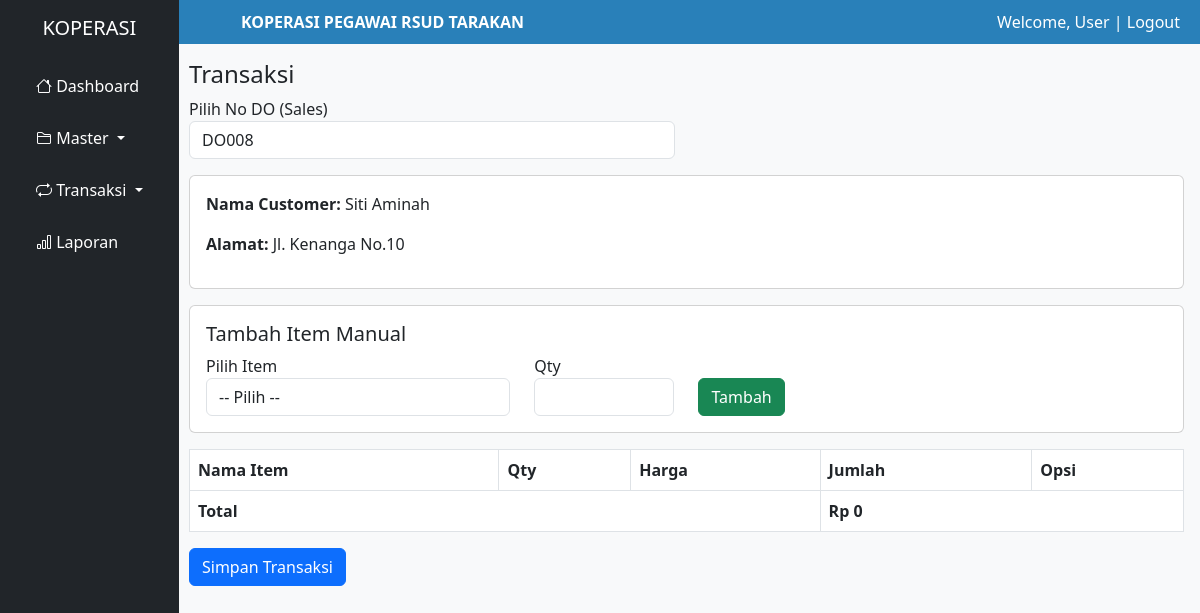
/transaksi.php?id_sales=11, run on the app's committed database.
### tables this page shows
CREATE TABLE `sales` (
  `id_sales` int NOT NULL,
  `tgl_sales` date DEFAULT NULL,
  `id_customer` int DEFAULT NULL,
  `do_number` varchar(50) DEFAULT NULL,
  `status` varchar(20) DEFAULT NULL
);

CREATE TABLE `customer` (
  `id_customer` int NOT NULL,
  `nama_customer` varchar(100) DEFAULT NULL,
  `alamat` text,
  `telp` varchar(20) DEFAULT NULL,
  `fax` varchar(20) DEFAULT NULL,
  `email` varchar(100) DEFAULT NULL
);

### transaksi.php (the view, shortened to what this page needs)
<?php
include 'templates/header.php';
include 'templates/sidebar.php';
include 'db.php';
$id_sales = $_GET['id_sales'] ?? '';
$customer = null;
if ($id_sales) {
    $result = mysqli_query($koneksi, "SELECT s.*, c.nama_customer, c.alamat
        FROM sales s
        JOIN customer c ON s.id_customer = c.id_customer
        WHERE s.id_sales = $id_sales");
    if ($result && mysqli_num_rows($result)) {
        $customer = mysqli_fetch_assoc($result);
    }
}
?>
<div class="flex-grow-1" style="margin-left: 173px;">
    <?php include "templates/header_dash.php"; ?>
    <div class="content-wrapper ms-3 mt-3 me-3">
        <h4>Transaksi</h4>
        <form method="get" class="mb-3">
            <div class="row">
                <div class="col-md-6">
                    <label>Pilih No DO (Sales)</label>
                    <select name="id_sales" class="form-control" onchange="this.form.submit()" required>
                        <?php
                        $sales = mysqli_query($koneksi, "SELECT * FROM sales");
                        while ($row = mysqli_fetch_assoc($sales)) {
                            $selected = $row['id_sales'] == $id_sales ? 'selected' : '';
                            echo "<option value='{$row['id_sales']}' $selected>{$row['do_number']}</option>";
                        }
                        ?>
                    </select>
                </div>
            </div>
        </form>
        <?php if ($customer): ?>
            <div class="card card-body mb-3">
                <p><strong>Nama Customer:</strong> <?= $customer['nama_customer'] ?></p>
                <p><strong>Alamat:</strong> <?= $customer['alamat'] ?></p>
            </div>
            <div class="card card-body mb-3">
                <h5>Tambah Item Manual</h5>
                <form method="post">
                    <div class="row">
                        <div class="col-md-4">
                            <label>Pilih Item</label>
                            <select name="id_item" class="form-control" required>
                                <option value="">-- Pilih --</option>
                            </select>
                        </div>
                        <div class="col-md-2">
                            <label>Qty</label>
                            <input type="number" name="quantity" class="form-control" required>
                        </div>
                        <div class="col-md-2 mt-4">
                            <button type="submit" name="tambah_item" class="btn btn-success">Tambah</button>
                        </div>
                    </div>
                </form>
            </div>
            <form method="post">
                <table class="table table-bordered">
                    <thead>
                        <tr>
                            <th>Nama Item</th>
                            <th>Qty</th>
                            <th>Harga</th>
                            <th>Jumlah</th>
                            <th>Opsi</th>
                        </tr>
                    </thead>
                    <tbody>
                        <?php
                        $total = 0;
                        ?>
                        <tr>
                            <td colspan="3"><strong>Total</strong></td>
                            <td colspan="2"><strong>Rp <?= number_format($total, 0, ',', '.') ?></strong></td>
                        </tr>
                    </tbody>
                </table>
                <button type="submit" name="simpan" class="btn btn-primary">Simpan Transaksi</button>
            </form>
        <?php endif; ?>
    </div>
</div>
<?php include 'templates/footer.php'; ?>

### templates/header.php (style rules this page uses)
body { font-family: 'Segoe UI', sans-serif; background-color: #f8f9fa; }

### data on the page
sales: id_customer.nama_customer "Siti Aminah", id_customer.alamat "Jl. Kenanga No.10"

### other printed values
$_SESSION['user']['nama_user'] "User"
$total "0"
form field id_sales "DO008"
